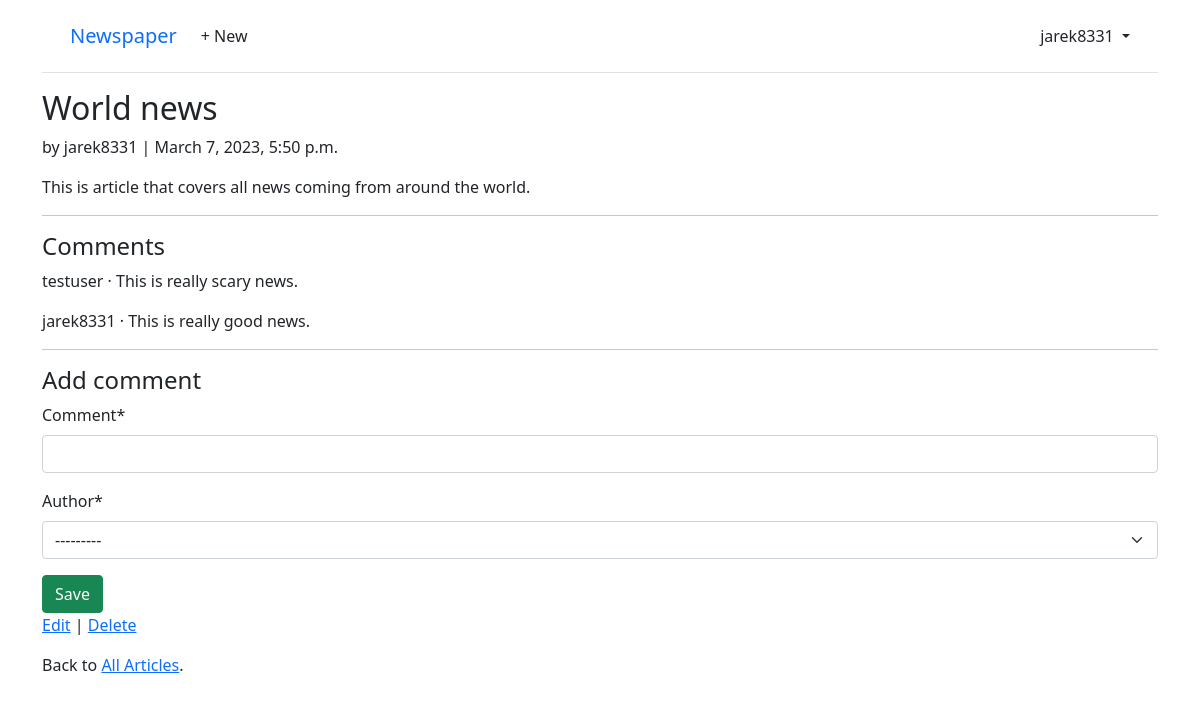
The app's page /articles/3/ (signed in) with its own data.
### accounts/models.py (models this page shows)
class CustomUser(AbstractUser):
    age = models.PositiveIntegerField(null=True, blank=True)

### articles/models.py (models this page shows, shortened)
class Article(models.Model):
    title = models.CharField(max_length=255)
    body = models.TextField()
    date = models.DateTimeField(auto_now_add=True)
    author = models.ForeignKey(settings.AUTH_USER_MODEL,
                               on_delete=models.CASCADE,
                               )

class Comment(models.Model):
    article = models.ForeignKey(Article, on_delete=models.CASCADE)
    comment = models.CharField(max_length=140)
    author = models.ForeignKey(settings.AUTH_USER_MODEL,
                               on_delete=models.CASCADE)
    def __str__(self):
        return self.comment

### articles/views.py (the view, shortened to what this page needs)
# urls.py: path('<int:pk>/', ArticleDetailView.as_view(),
class ArticleDetailView(LoginRequiredMixin, View):
    def get(self, request, *args, **kwargs):
        view = CommentGet.as_view()
        return view(request, *args, **kwargs)

### articles/forms.py
class CommentForm(forms.ModelForm):
    class Meta:
        model = Comment
        fields = ("comment", "author")

### articles/views.py (called while the page is built)
    def get_context_data(self, **kwargs):
        context = super().get_context_data(**kwargs)
        context['form'] = CommentForm()
        return context

### templates/article_detail.html (shortened to what this page needs)
{% extends 'base.html' %}
{% load crispy_forms_tags %}
{% block content %}
<div class="article-entry">
    <h2>{{ article.title }}</h2>
    <p>by {{ article.author }} | {{ article.date }}</p>
    <p>{{ article.body }}</p>
</div>
<hr>
<h4>Comments</h4>
{% for comment in article.comment_set.all %}
    <p>{{ comment.author }} &middot; {{ comment }}</p>
{% endfor %}
<hr>
<h4>Add comment</h4>
    <form action="" method="post">
        {{ form|crispy }}
        <button class="btn btn-success ml-2" type="submit">Save</button>
    </form>
<p><a href="{% url 'article_edit' article.pk %}">Edit</a> |
    <a href="{% url 'article_delete' article.pk %}">Delete</a></p>
<p>Back to <a href="{% url 'article_list' %}">All Articles</a>.</p>
{% endblock content %}

### templates/base.html (shortened to what this page needs)
<!DOCTYPE html>
<html>
<head>
  <link href="https://cdn.jsdelivr.net/npm/bootstrap@5.1.3/dist/css/bootstrap.min.css" rel="stylesheet">
</head>
<body>
  <div class="container">
    <header class="p-3 mb-3 border-bottom">
      <div class="container">
        <div class="d-flex flex-wrap align-items-center justify-content-center
          justify-content-lg-start">
          <a class="navbar-brand" href="{% url 'home' %}">Newspaper</a>
          <ul class="nav col-12 col-lg-auto me-lg-auto mb-2 justify-content-center
            mb-md-0">
            {% if user.is_authenticated %}
            <li><a href="{% url 'article_new' %}" class="nav-link px-2 link-dark">+ New</a></li>
          </ul>
          <div class="dropdown text-end">
            <a href="#" class="d-block link-dark text-decoration-none dropdown-toggle" id="dropdownUser1"
              data-bs-toggle="dropdown" aria-expanded="false">
              {{ user.username }}
            </a>
          </div>
          {% else %}
          <div class="text-end">
            <a href="{% url 'login' %}" class="btn btn-outline-primary me-2">Log
              In</a>
            <a href="{% url 'signup' %}" class="btn btn-primary">Sign Up</a>
          </div>
          {% endif %}
        </div>
      </div>
    </header>
    <main>
      {% block content %}
      {% endblock content %}
    </main>
  </div>
</body>
</html>

### records on screen
CustomUser: username "jarek8331"
Article: title "World news", author "jarek8331", date "March 7, 2023, 5:50 p.m.", body "This is article that covers all news coming from around the world."
Comment: author "testuser", comment "This is really scary news."
Comment: author "jarek8331", comment "This is really good news."
